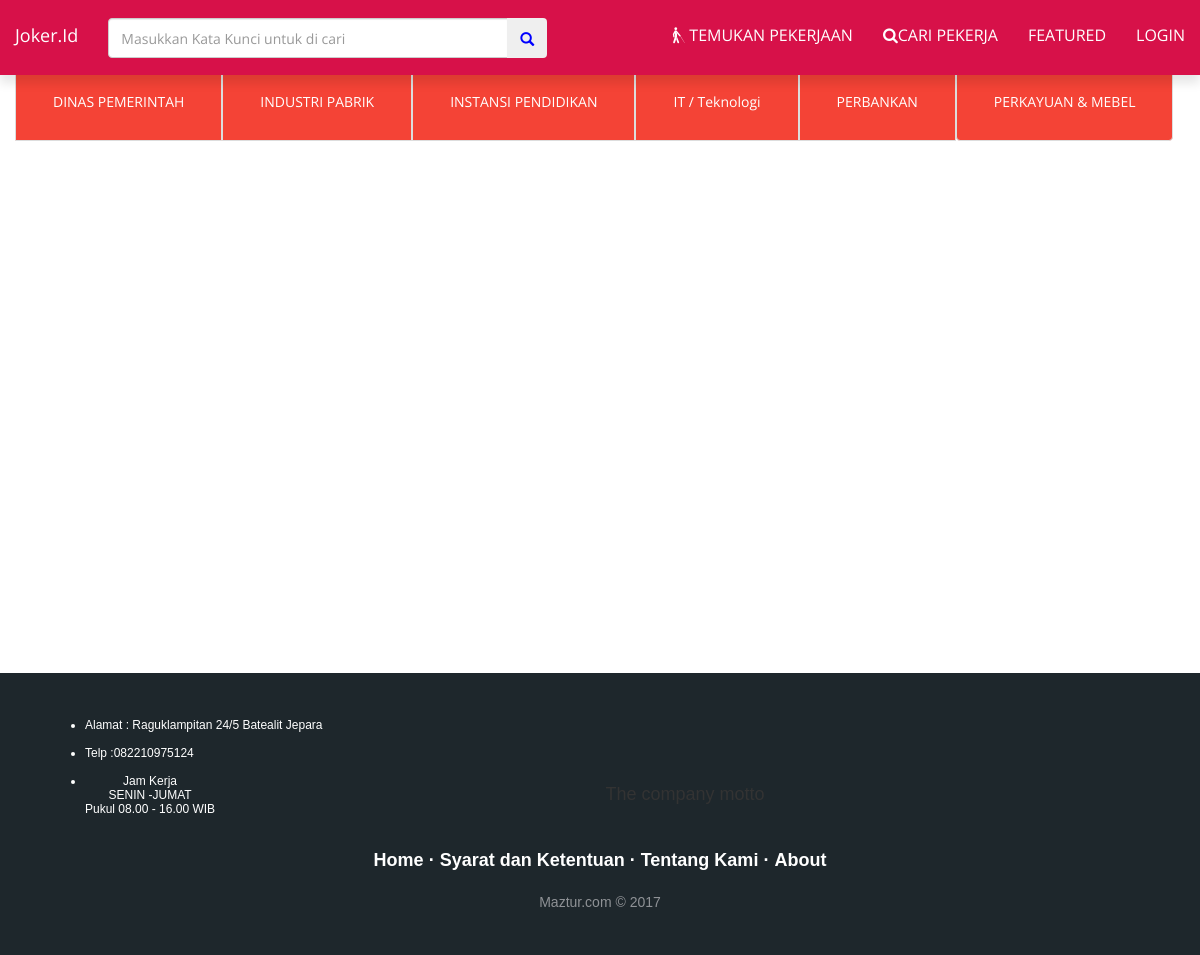
Page /index.php/categories on the committed database.
### tables this page shows
CREATE TABLE `categories` (
  `id` int(11) NOT NULL,
  `user_id` int(11) NOT NULL,
  `name` varchar(255) NOT NULL,
  `create_date` timestamp NOT NULL DEFAULT CURRENT_TIMESTAMP
);

### application/controllers/categories.php (called while the page is built, shortened)
<?php
	class Categories extends CI_Controller{
		public function index(){
			$data['title'] = 'Kategori';
			$data['categories'] = $this->Category_model->get_categories();
				$this->load->view('templates/header');
				$this->load->view('categories/index', $data);
				$this->load->view('templates/footer');
		}
	}

### index.php (called while the page is built, shortened)
<?php
require_once BASEPATH.'core/CodeIgniter.php';

### application/models/category_model.php (called while the page is built, shortened)
<?php
	class Category_model extends CI_Model{
		public function get_categories(){
			$this->db->order_by('name');
			$query = $this->db->get('categories');
			return $query->result_array();
		}
	}

### application/views/categories/index.php (the view, shortened to what this page needs)
<h2><?= $title; ?></h2>
<ul class="list-group" style="color: black;">
	<?php foreach($categories as $category): ?>
		<li class="list-group-item" style="background-color: #f44336"><a href="<?php echo site_url('/categories/posts/'.$category['id']); ?>"><?php echo $category['name']; ?></a>
		</li>
	<?php endforeach ; ?>
</ul>
<br><br><br><br><br><br><br><br><br><br><br><br><br><br><br><br><br><br><br><br><br><br><br><br><br><br><br><br><br><br>

### assets/css/style.css (style rules this page uses)
body { background-color: black; font-family: 'Open Sans', sans-serif; }
li { float: left; }
li a { color: white; }
li a, .dropdown-btn { display: inline-block; color: #fff; text-align: center; padding: 18px 22px; text-decoration: none; }

### application/views/templates/header.php (style rules this page uses)
body { font-family: 'Open Sans', sans-serif; background-color: #ffffff; }

### rows in the picture
categories: name "DINAS PEMERINTAH"
categories: name "INDUSTRI PABRIK"
categories: name "INSTANSI PENDIDIKAN"
categories: name "IT / Teknologi"
categories: name "PERBANKAN"
categories: name "PERKAYUAN & MEBEL"
